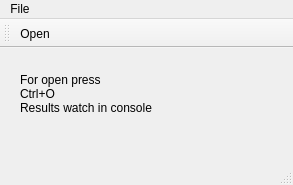
<?xml version="1.0" encoding="UTF-8"?>
<ui version="4.0">
 <class>pcap_pr</class>
 <widget class="QMainWindow" name="pcap_pr">
  <property name="geometry">
   <rect>
    <x>0</x>
    <y>0</y>
    <width>293</width>
    <height>185</height>
   </rect>
  </property>
  <property name="windowTitle">
   <string>MainWindow</string>
  </property>
  <widget class="QWidget" name="centralwidget">
   <widget class="QLabel" name="label">
    <property name="geometry">
     <rect>
      <x>20</x>
      <y>0</y>
      <width>241</width>
      <height>91</height>
     </rect>
    </property>
    <property name="text">
     <string>For open press 
Ctrl+O
Results watch in console</string>
    </property>
   </widget>
  </widget>
  <widget class="QMenuBar" name="menubar">
   <property name="geometry">
    <rect>
     <x>0</x>
     <y>0</y>
     <width>293</width>
     <height>22</height>
    </rect>
   </property>
   <widget class="QMenu" name="menuFILE">
    <property name="title">
     <string>File</string>
    </property>
    <addaction name="actionOpen"/>
   </widget>
   <addaction name="menuFILE"/>
  </widget>
  <widget class="QStatusBar" name="statusbar"/>
  <widget class="QToolBar" name="toolBar">
   <property name="windowTitle">
    <string>toolBar</string>
   </property>
   <attribute name="toolBarArea">
    <enum>TopToolBarArea</enum>
   </attribute>
   <attribute name="toolBarBreak">
    <bool>false</bool>
   </attribute>
   <addaction name="actionOpen"/>
  </widget>
  <action name="actionOpen">
   <property name="text">
    <string>Open</string>
   </property>
   <property name="shortcut">
    <string>Ctrl+O</string>
   </property>
  </action>
 </widget>
 <resources/>
 <connections/>
</ui>
